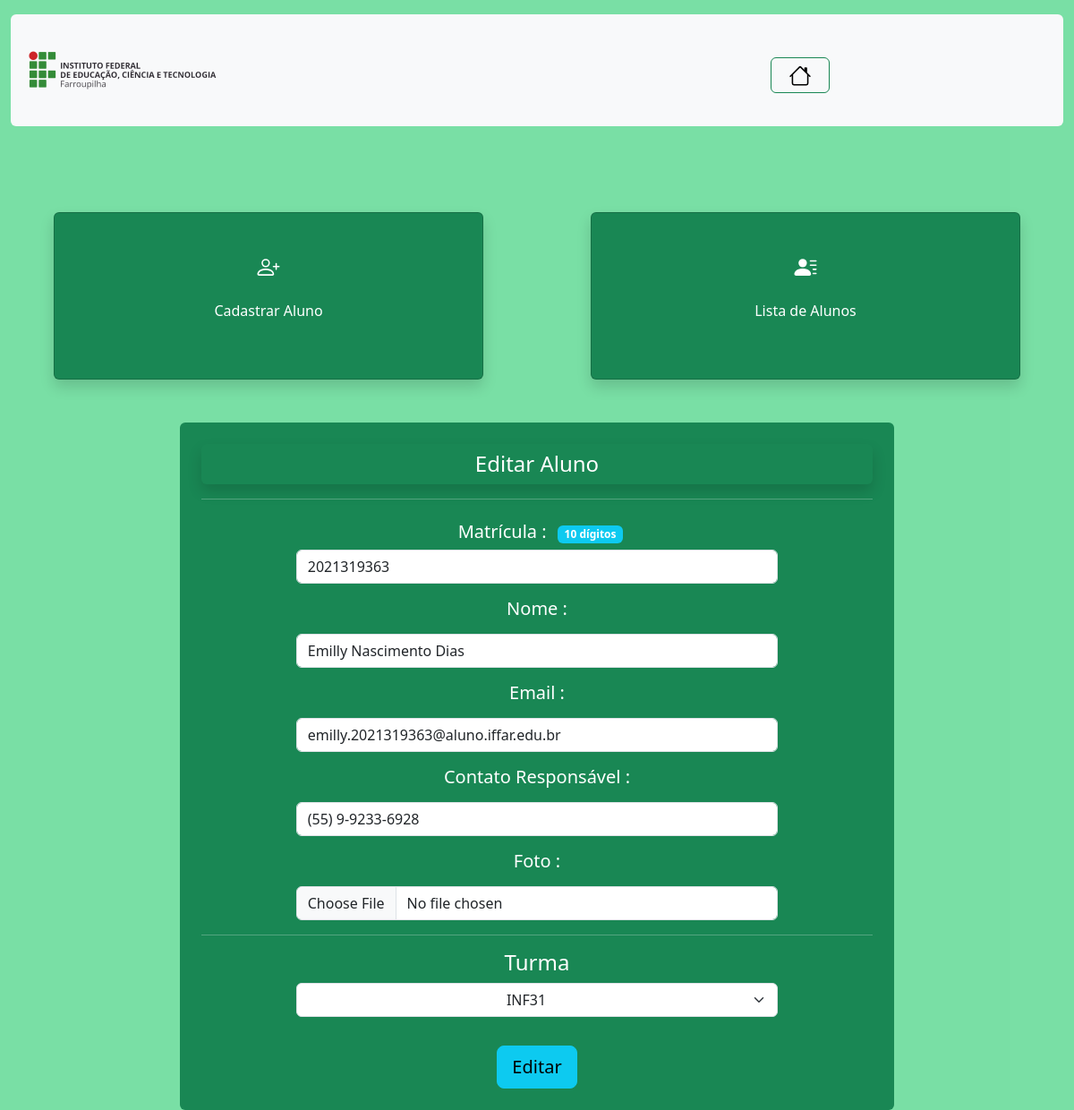
/Aluno/index_aluno.php?page=editar&matricula=2021319363 (signed in), run on the app's committed database.
### tables this page shows
CREATE TABLE IF NOT EXISTS `aluno` (
  `matricula` char(10) NOT NULL,
  `nome` varchar(100) NOT NULL,
  `email` varchar(100) NOT NULL,
  `num_responsavel` varchar(16) NOT NULL,
  `foto` varchar(255) DEFAULT NULL,
  `ID_turma` int NOT NULL,
  PRIMARY KEY (`matricula`),
  KEY `ID_turma` (`ID_turma`) USING BTREE
);

### Aluno/editar_aluno.php (the view, shortened to what this page needs)
<div class="container-sm rounded p-4 text-bg-success text-center" style="width: 70%;">
    <?php
        include_once("../config.php");
        $sql = "SELECT * FROM aluno WHERE matricula=".$_REQUEST["matricula"];
        $result = $connect->query($sql);
        $row = $result->fetch_object();
    ?>
    <form action="?page=salvar" method="POST">
        <p class="p-2 h4 rounded shadow">Editar Aluno</p>
    <hr>
        <div class="m-3 text-center">
            <label for="matricula" class="h5 m-2">Matrícula :</label>
            <span class="badge bg-info">10 dígitos</span>
            <input type="text" class="form-control w-75 mx-auto" id="matricula" name="matricula" value="<?php print $row->matricula; ?>">
            <label for="nome" class="h5 m-3">Nome :</label>
            <input type="text" class="form-control w-75 mx-auto" name="nome" value="<?php print $row->nome; ?>">
            <label for="email" class="h5 m-3">Email :</label>
            <input type="text" class="form-control w-75 mx-auto" name="email" value="<?php print $row->email; ?>">
            <label for="num_responsavel" class="h5 m-3">Contato Responsável :</label>
            <input type="text" class="form-control w-75 mx-auto" id="num_responsavel" name="num_responsavel" value="<?php print $row->num_responsavel; ?>">
            <label for="foto" class="h5 m-3">Foto :</label>
            <input type="file" class="form-control w-75 mx-auto" name="foto" value="<?php print $row->foto; ?>">
        </div>
        <hr>
        <div class="m-3">
            <label for="turma" class="h4">Turma</label>
            <select class="form-select text-center w-75 mx-auto" name="ID_turma">
                <?php
                $sql = "SELECT * FROM aluno as al INNER JOIN turma as tur WHERE al.ID_turma = tur.ID_turma AND al.matricula=" . $_REQUEST["matricula"];
                $result = $connect->query($sql);
                while ($row = $result->fetch_object()) {
                     print "<option value='" . $row->ID_turma . "'>" . $row->nome_turma;
                    print "</option>";
                }
                ?>
            </select>
        </div>
        <button type="submit" class="btn btn-info btn-lg text-center mt-3">Editar</button>
    </form>
</div>

### data on the page
aluno: matricula "2021319363", nome "Emilly Nascimento Dias", email "emilly.2021319363@aluno.iffar.edu.br", num_responsavel "(55) 9-9233-6928"

### other printed values
form field ID_turma "INF31"
